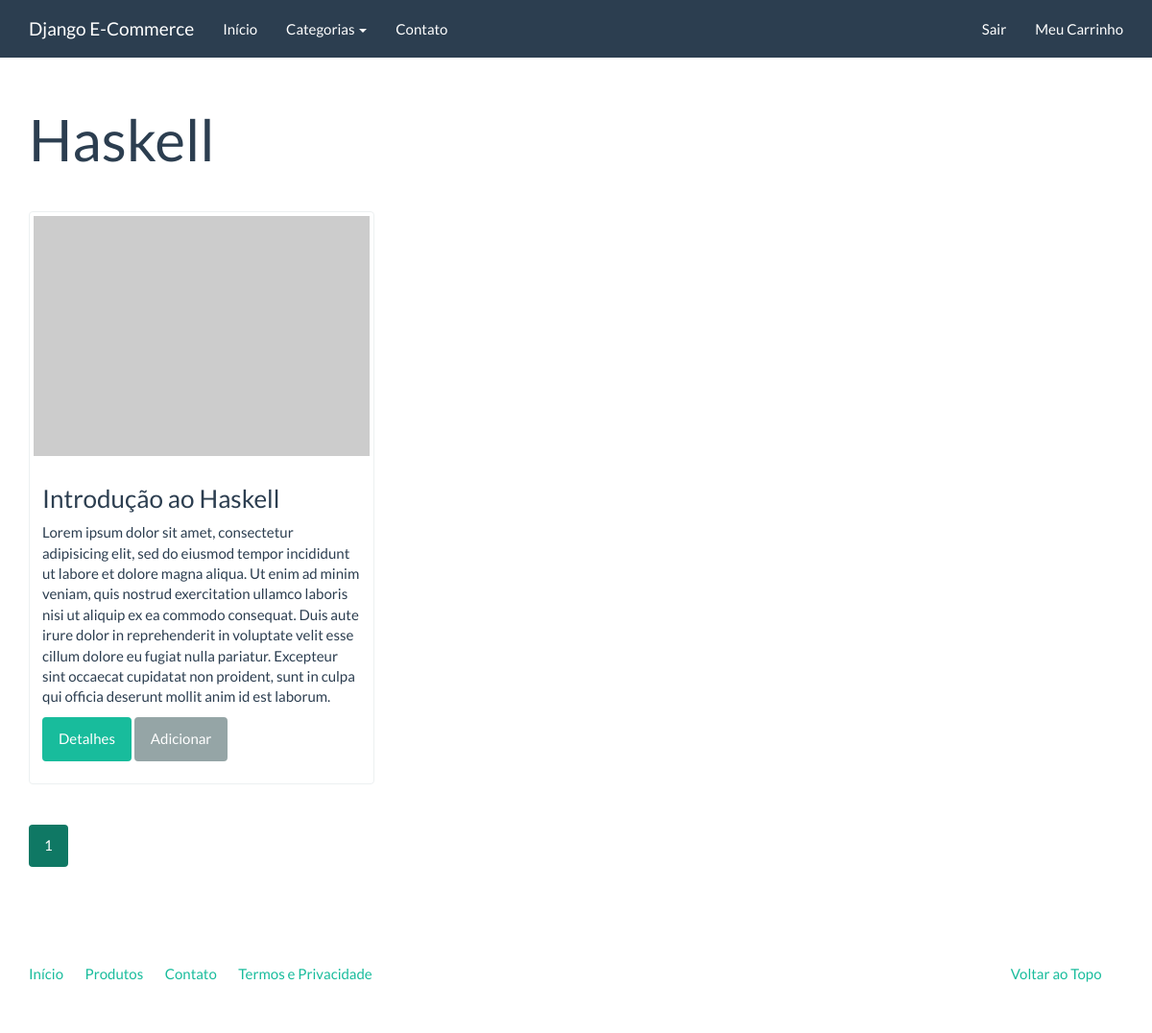
The app's page /catalogo/haskell/ (signed in) with its own data.
### catalog/models.py (models this page shows)
class Category(models.Model):
    created = models.DateTimeField('Criado em', auto_now_add=True)
    modified = models.DateTimeField('Modificado em', auto_now=True)
    name = models.CharField('Nome', max_length=100)
    slug = models.SlugField('Identificador', max_length=100)
    class Meta:
        verbose_name = 'Categoria'
        verbose_name_plural = 'Categorias'
        ordering = ['name']
    def get_absolute_url(self):
        return reverse('catalog:category', kwargs={'slug': self.slug})
    def __str__(self):
        return self.name

class Product(models.Model):
    created = models.DateTimeField('Criado em', auto_now_add=True)
    modified = models.DateTimeField('Modificado em', auto_now=True)
    name = models.CharField('Nome', max_length=100)
    slug = models.SlugField('Identificador', max_length=100)
    category = models.ForeignKey('catalog.Category', verbose_name='Categoria')
    description = models.TextField('Descrição', blank=True)
    price = models.DecimalField('Preço', decimal_places=2, max_digits=10)
    class Meta:
        verbose_name = 'Produto'
        verbose_name_plural = 'Produtos'
        ordering = ['name']
    def __str__(self):
        return self.name
    def get_absolute_url(self):
        return reverse('catalog:product', kwargs={'slug': self.slug})

### catalog/views.py (the view)
class CategoryListView(generic.ListView):
    template_name = 'catalog/category.html'
    context_object_name = 'product_list'
    paginate_by = 3
    def get_queryset(self):
        return Product.objects.filter(category__slug=self.kwargs['slug'])
    def get_context_data(self, **kwargs):
        context = super(CategoryListView, self).get_context_data(**kwargs)
        context['current_category'] = get_object_or_404(Category, slug=self.kwargs['slug'])
        return context

### catalog/context_processors.py (called while the page is built)
def categories(request):
    return {
        'categories': Category.objects.all()
    }

### core/templatetags/pagination.py (called while the page is built)
@register.inclusion_tag('pagination.html')
def pagination(request, paginator, page_obj):
    context = {
        'paginator': paginator,
        'request': request,
        'page_obj': page_obj,
    }
    getvars = request.GET.copy()
    if 'page' in getvars:
        del getvars['page']
    if len(getvars) > 0:
        context['getvars'] = '&{0}'.format(getvars.urlencode())
    else:
        context['getvars'] = ''
    return context

### catalog/templates/catalog/category.html (shortened to what this page needs)
{% extends "base.html" %}
{% load pagination %}
{% block container %}
    <div class="page-header">
        <h1>{{ current_category }}</h1>
    </div>
    <div class="row">
        {% for product in product_list %}
            {% include "catalog/_product.html" %}
        {% endfor %}
    </div>
    {% pagination request paginator page_obj %}
{% endblock container %}

### catalog/templates/catalog/_product.html
<div class="col-sm-6 col-md-4">
    <div class="thumbnail">
        <a href="{{ product.get_absolute_url }}">
            <img src="http://placehold.it/350x250" alt="" />
        </a>
        <div class="caption">
            <h3>{{ product }}</h3>
            {{ product.description|default:'Sem descrição'|linebreaks }}
            <p>
                <a href="{{ product.get_absolute_url }}" class="btn btn-success" role="button">Detalhes</a>
                <a href="{% url 'checkout:create_cartitem' product.slug %}" class="btn btn-default" role="button">Adicionar</a>
            </p>
        </div>
    </div>
</div>

### records on screen
Category: name "Haskell"
Product: name "Introdução ao Haskell", description "Lorem ipsum dolor sit amet, consectetur adipisicing elit, sed do eiusmod tempor incididunt ut labore et dolore magna aliqua. Ut enim ad minim veniam, quis nostrud exercitation ullamco laboris nisi ut aliquip ex ea commodo consequat. Duis aute irure dolor in reprehenderit in voluptate velit esse cillum dolore eu fugiat nulla pariatur. Excepteur sint occaecat cupidatat non proident, sunt in culpa qui officia deserunt mollit anim id est laborum."

### other values on screen
{{ page }} "1"
